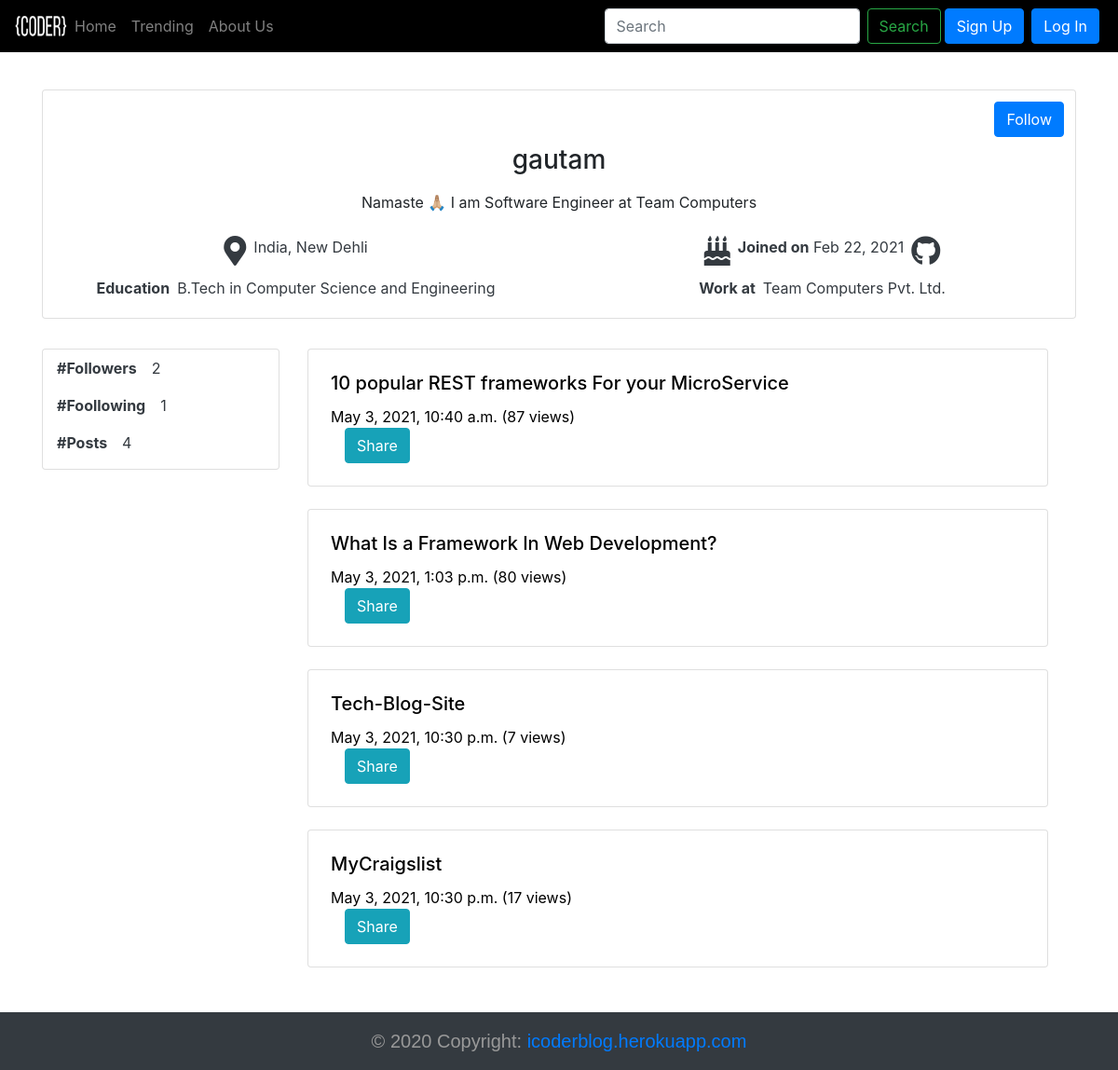
/user_profile/gautam, run on the app's committed database.
### blog/models.py (models this page shows, shortened)
class UserDetails(models.Model):
    user = models.ForeignKey(User,on_delete=models.CASCADE)
    work_at = models.CharField(max_length=150,default="Team Computers Pvt. Ltd.")
    location = models.CharField(max_length=50,default="India, New Dehli")
    education = models.CharField(max_length=100,default="B.Tech in Computer Science and Engineering")
    descripation = models.CharField(max_length=150,default="Namaste 🙏🏼 I am Software Engineer at Team Computers")
    github_url  = models.URLField(default="https://github.com/")

class Blogpost(models.Model):
    post_id = models.AutoField(primary_key=True)
    user = models.ForeignKey(User,on_delete=models.CASCADE,verbose_name='username')
    title = models.CharField(max_length=100)
    contant = models.TextField(max_length=5000)
    pub_date = models.DateTimeField(auto_now_add=True)
    view = models.IntegerField(default=0)
    IMG_url = models.CharField(max_length=250,default='')
    public = models.BooleanField(default=True)

### blog/views.py (the view)
# urls.py: path("user_profile/<str:username>",views.user_profile,name="UserProfile")
def user_profile(request,username):
    try:
        user = User.objects.get(username=username)
    except:
        messages.error(request,"User Does Not Exist")
        return redirect("/")
    try:
        f_user = FollowUser.objects.get(user=request.user,following=user)
        user_following = True
    except:
        user_following = False
    user_details = UserDetails.objects.get(user=user)
    blogs = Blogpost.objects.filter(user=user)
    blogs_count = Blogpost.objects.filter(user=user).count()
    followers = FollowUser.objects.filter(following=user)
    following = FollowUser.objects.filter(user=user)
    followers_count = FollowUser.objects.filter(following=user).count()
    following_count = FollowUser.objects.filter(user=user).count()
    print("followers_count--",followers_count)
    savedBlogs_count = SavedBlogs.objects.filter(user=user).count()
    data = {'user':user,'user_details':user_details,'blogs':blogs,'followers':followers,'following':following,'followers_count':followers_count,'following_count':following_count,'savedBlogs_count':savedBlogs_count,'user_following':user_following,'blogs_count':blogs_count}
    return render(request,'blog/user_profile.html',data)

### templates/blog/user_profile.html (shortened to what this page needs)
{% extends 'base.html' %}
{%load static %}
{% block body %}
<div class="container" style="margin-top:6em; ">
    <div class="card p-1">
        <div class="row">
            <div class="col-12 mt-2 d-flex justify-content-end">
                {% if request.user == user %}
                <button class="btn btn-primary mr-2" data-toggle="modal" data-target="#editProfile">Edit
                    Profile</button>
                {% else %}
                <button class="btn btn-primary mr-2">Follow</button>
                {% endif %}
            </div>
            <div class="col-xl-12 col-md-12 col-12 d-flex justify-content-center mt-2">
                <h3>{{user.username}}</h3>
            </div>
            <div class="col-xl-12 col-md-12 col-12 d-flex justify-content-center mt-2">
                <p>{{user_details.descripation}}</p>
            </div>
            <div class="col-xl-6 col-md-6 col-12  d-flex justify-content-center mt-2 text-dark">
                <i class="mb-1 fas fa-map-marker-alt fa-2x"></i><span class="ml-2">{{user_details.location}}</span>
            </div>
            <div class="col-xl-6 col-md-6 col-12 d-flex justify-content-center mt-2 text-dark">
                <i class="mb-1 fas fa-birthday-cake fa-2x"></i><span class="ml-2"><b>Joined on</b>
                    {{user_details.user.date_joined|date:"M d, Y" }}</span>
                <a href="{{user_details.github_url}}" target="_blank"><i
                        class="text-dark fab fa-github fa-2x ml-2"></i></a>
            </div>
            <div class="col-xl-6 col-md-6 col-12 d-flex justify-content-center mt-2 text-dark">
                <b>Education</b>
                <p class="ml-2">{{user_details.education}}</p>
            </div>
            <div class="col-xl-6 col-md-6 col-12 d-flex justify-content-center mt-2 text-dark">
                <b>Work at</b>
                <p class="ml-2">{{user_details.work_at}}</p>
            </div>
        </div>
    </div>
    <div class="row mt-2">
        <div class="col-xl-3 col-md-3 col-12 mt-4">
            <div class="card">
                <div class="col-12">
                    <a href="" style="text-decoration:none;" class="text-dark">
                        <p class="mt-2"><b class="mr-3">#Followers</b>{{followers_count}}</p>
                    </a>
                    <a href="" style="text-decoration:none;" class="text-dark">
                        <p class="mt-2"><b class="mr-3">#Foollowing</b>{{following_count}}</p>
                    </a>
                    {% if request.user != user %}
                    <a style="text-decoration:none;" class="text-dark">
                        <p class="mt-2"><b class="mr-3">#Posts</b>{{blogs_count}}</p>
                    </a>
                    {% endif %}
                </div>
            </div>
        </div>
        <div class="col-xl-9 col-md-9 col-12 row">
            {% for post in blogs %}
            <div class="col-xl-12 col-md-12 col-12 mt-4">
                <div class="card p-1">
                    <div class="card-body" style="color: black;">
                        <h5 class="card-title">{{post.title}}</h5>
                        <span>{{post.pub_date}} ({{post.view}} views)</span>
                        <div class="col-xl-12 col-md-12 col-12">
                            {% include "blog/share.html" %}
                        </div>
                    </div>
                </div>
            </div>
            {% endfor %}
        </div>
    </div>
</div>
{% endblock body %}

### templates/blog/share.html (shortened to what this page needs)
<button type="button" class="btn btn-info" data-toggle="modal" data-target="#myModal">Share</button>

### data on the page
UserDetails: descripation "Namaste 🙏🏼 I am Software Engineer at Team Computers", location "India, New Dehli", user.date_joined "Feb 22, 2021", education "B.Tech in Computer Science and Engineering", work_at "Team Computers Pvt. Ltd."
Blogpost: title "10 popular REST frameworks For your MicroService", pub_date "May 3, 2021, 10:40 a.m.", view "87"
Blogpost: title "What Is a Framework In Web Development?", pub_date "May 3, 2021, 1:03 p.m.", view "80"
Blogpost: title "Tech-Blog-Site", pub_date "May 3, 2021, 10:30 p.m.", view "7"
Blogpost: title "MyCraigslist", pub_date "May 3, 2021, 10:30 p.m.", view "17"

### other printed values
{{ user.username }} "gautam"
{{ followers_count }} "2"
{{ following_count }} "1"
{{ blogs_count }} "4"
